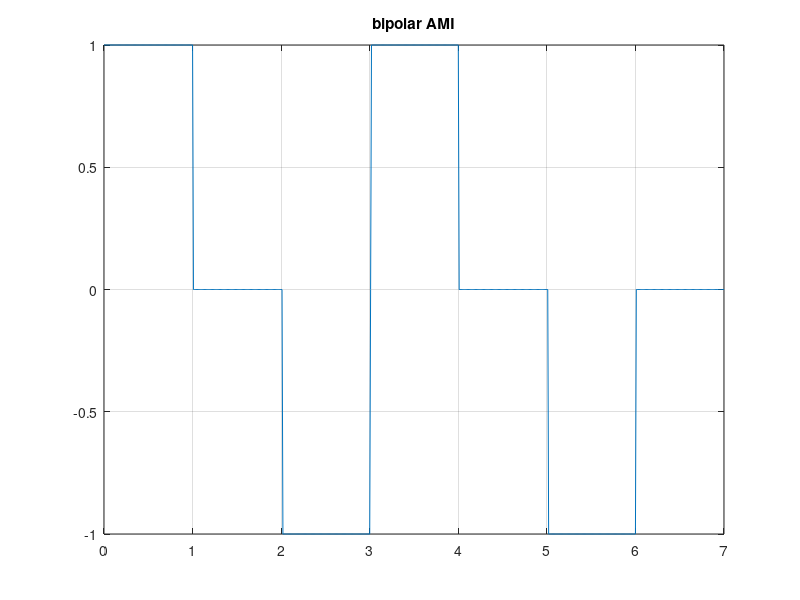

Source code (MATLAB):
clc;
clear;
x=[1 0 1 1 0 1 0];
t=0:0.01:length(x);
i=1;
z=-1;
flag=0;
for j=1:length(t)
    if(t(j)<=i)
        if(x(i)==0)
            y(j)=0;
            flag=0;
        else
            if(z==1)
                y(j)=-1;
                flag=1;
            
            else
                y(j)=1;
                flag=1;
               
            end
        end
    else
        i=i+1;
        if(flag==1)
            z=z*-1;
        end
    end
end
plot(t,y)
axis([0 length(x) -1 1]);
grid on;
title("bipolar AMI");
